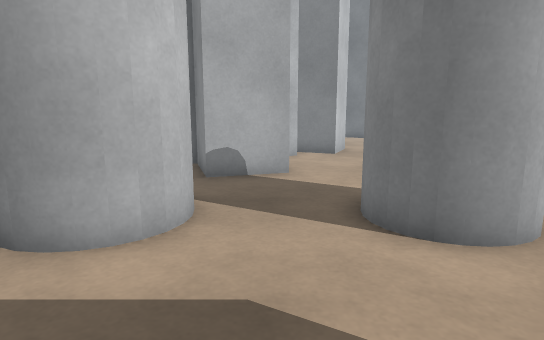
view 1 (above)

15 first-person views from a walk through a world built for the Gazebo simulator. The camera is 0.94 m above the floor, tilts 10° down and sees 75° across. The floor is counted in squares, 0.5 m on a side. Each view is taken from the middle of a square. On the plan, view 1 faces up. The plan holds only what a view shows up to about 18 squares ahead; the rest is blank. The place goes on beyond the plan.

view 2
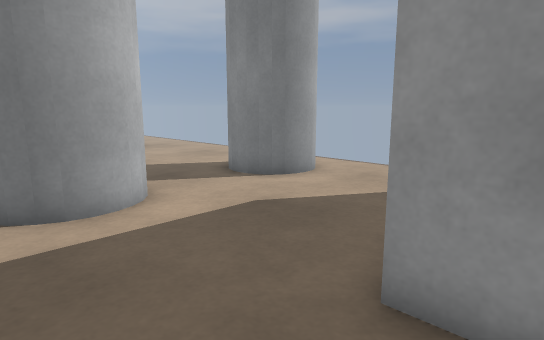

view 3
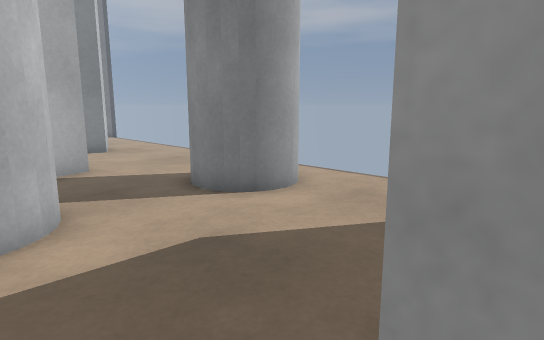

view 4
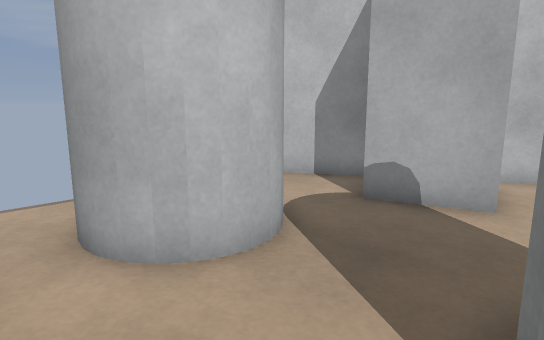

view 5
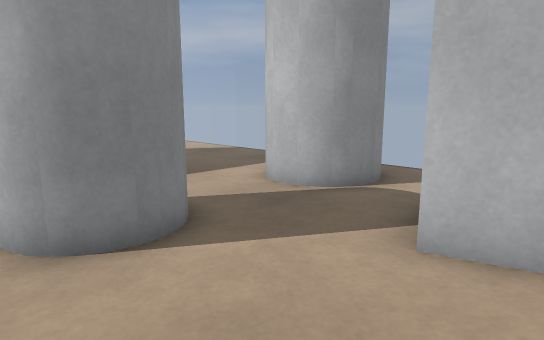

view 6
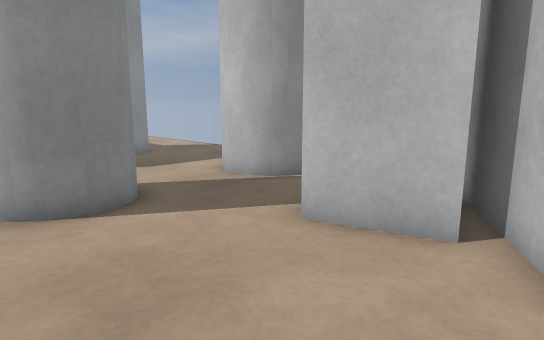

view 7
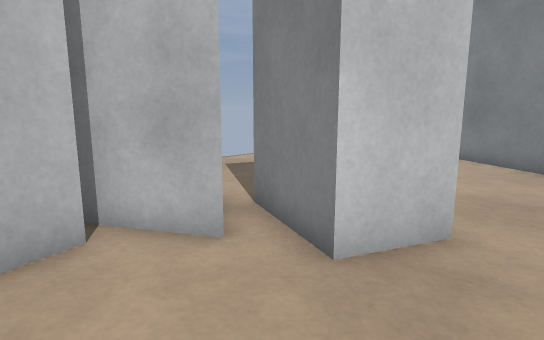

view 8
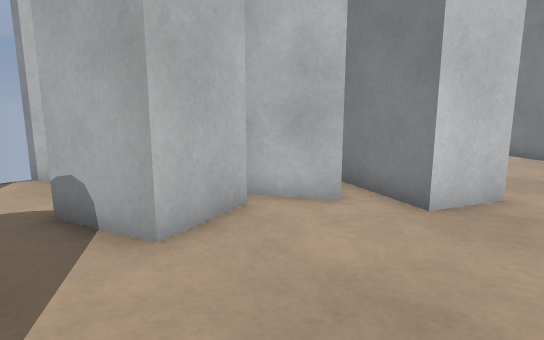

view 9
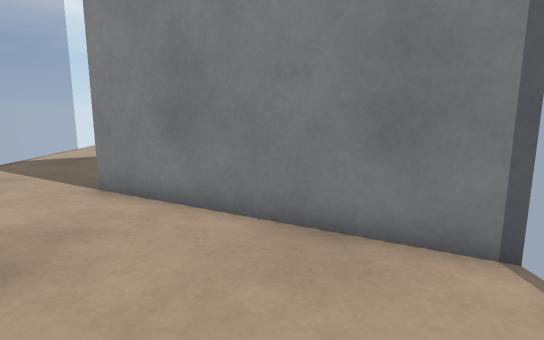

view 10
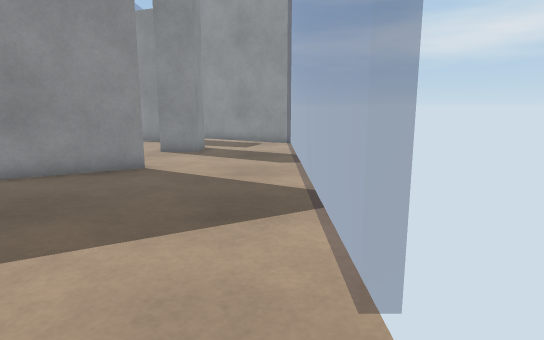

view 11
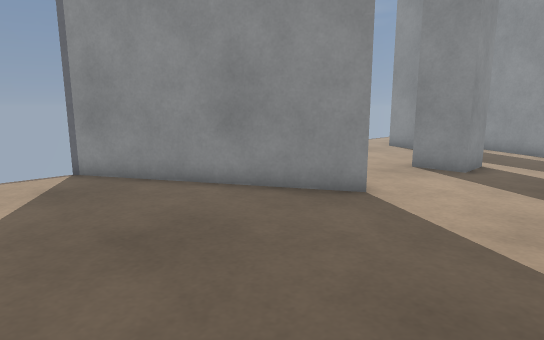

view 12
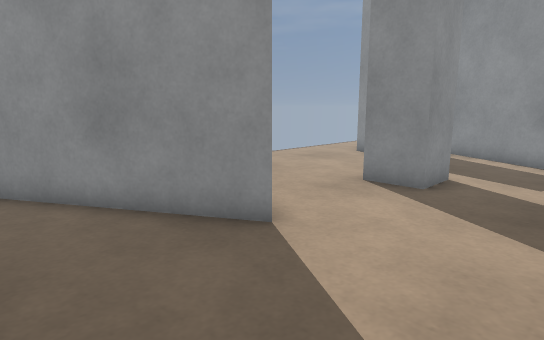

view 13
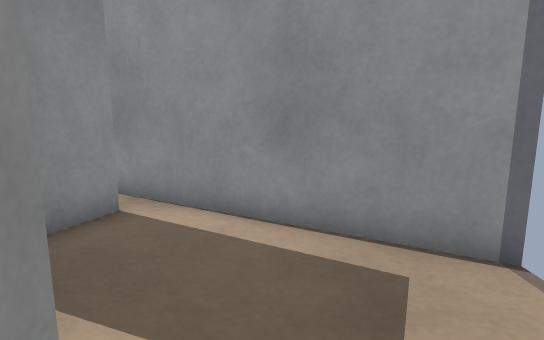

view 14
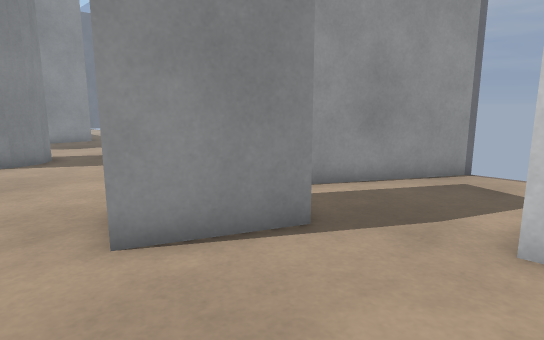

view 15
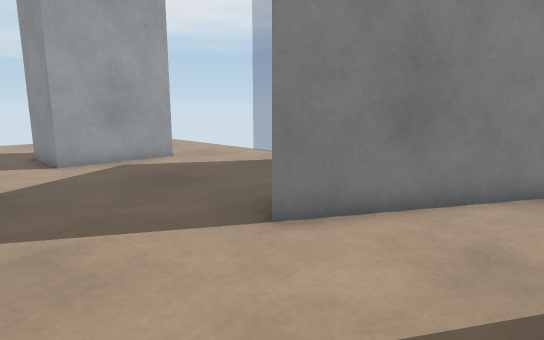

### Floor plan
Key: @ floor where view 1 was taken; # wall or solid block; x gap in a wall; . floor; = window, fence, low wall or low ledge; B white box; W white block; C grey cylinder; P pillar.
Columns run from 6 left of view 1 to 6 right of it. Each row starts with its distance up from view 1.
 40    ..
 39    ..
 38    ..
 37  . .B     ..
 36    .B    ...
 35    .BB   ...
 34 x....BBBB...x
 33 =...........
 32 =...........
 31 =...........=
 30 =..........W=
 29 =.........WW
 28 =.......WWW
 27 =.....WWW
 26 =....WW
 25 =.....WWW
 24 =.......WWW
 23 =.........WW
 22 =....P.....W=
 21 =...P P.....
 20 =....P......
 19 =...........=
 18 =W..........=
 17  WW...BBBB..=
 16   WWW.B  B..=
 15     WWBBBB..=
 14       WW....=
 13     WWW.....
 12   WWB B.....
 11  WW.B B.....
 10 =W..BBB.....
  9   ..........
  8   .C........
  7   CCC...CCC.
  6     CC..C C.=
  5 =.CCC...CCC.=
  4  ..C........=
  3  ...........
  2  ..........
  1  ........
  0 =.....@
 -1 =...##
 -2 =...#
 -3  ..

Where each view was taken, in squares from view 1:
view 1: 0 up, 0 right, facing up
view 2: 2 down, 5 left, facing up-right
view 3: 1 down, 3 left, facing up-right
view 4: 3 up, 2 right, facing up-left
view 5: 12 up, 5 right, facing down-left
view 6: 14 up, 5 right, facing down-left
view 7: 11 up, 5 right, facing up-left
view 8: 8 up, 5 right, facing up-left
view 9: 18 up, 3 right, facing up
view 10: 37 up, 5 left, facing down
view 11: 33 up, 5 left, facing down-right
view 12: 30 up, 5 left, facing down-right
view 13: 22 up, 3 left, facing down
view 14: 21 up, 5 right, facing down-left
view 15: 22 up, 5 left, facing up-right
